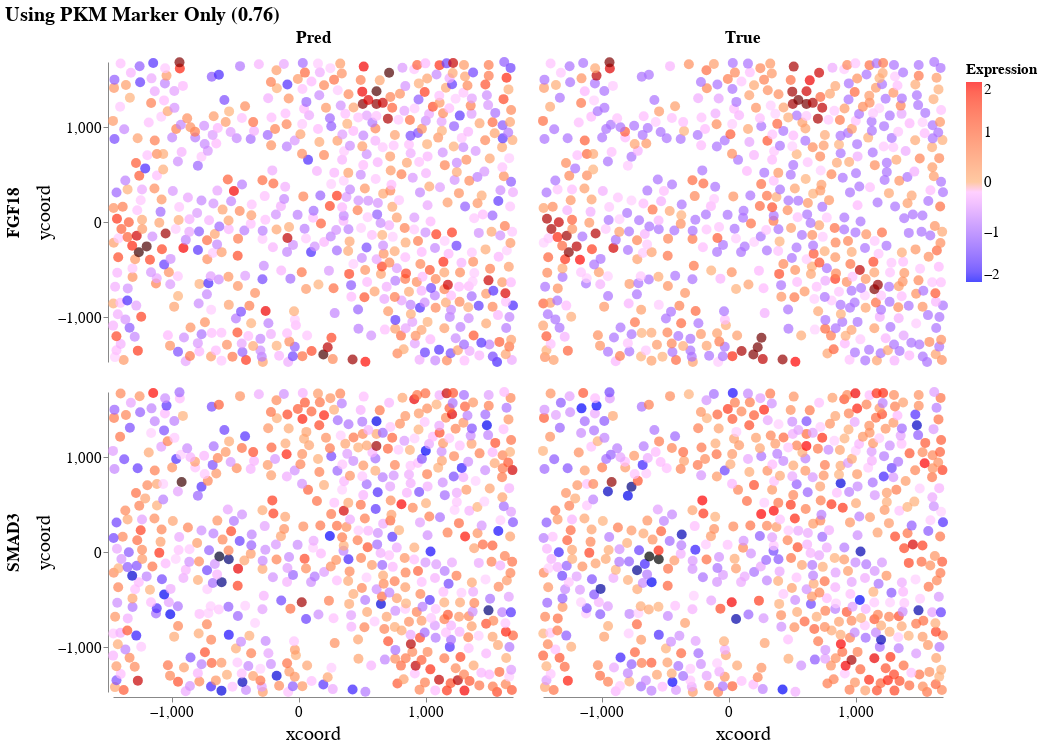

This figure's notebook cell:
### Markdown cell above
## Reconstruction with a Single, Set Marker

Here we attempt reconstruction with a single gene.

### Code cell
# construct tissue
tissue = novosparc.cm.Tissue(dataset=dataset, locations=locations)

# params
idx = np.arange(ngenes)
alpha_linear = 1.0
df_marker = df_dge # using expression from data as markers

# using a specific gene, e.g. PKM
marker_name = 'PKM'
marker_idx = np.where(genenames == marker_name)[0]
marker_names = [marker_name]

# compute linear cost only
tissue.setup_linear_cost(marker_idx, df_marker[marker_names].values)

# reconstruct
tissue.reconstruct(alpha_linear=alpha_linear, verbose=False)

df_sdge = pd.DataFrame(tissue.sdge.T, columns=genenames)

gene_corrs = comp_corr(df_dge, df_sdge)

df_sp_pred = pd.concat((df_sdge[gois].astype('float32'), pd.DataFrame(locations, columns=coords_cols)), 1)
df_sp_pred['true_pred'] = 'Pred'

tit = 'Using %s Marker Only (%.02f)' %  (marker_name, get_corrs_median(gene_corrs))
pl_single_marker = plot_df_sp(pd.concat((df_sp_true, df_sp_pred),0), tit=tit, fname='gois_pred_using_%s.html' % marker_name)

### Figure 1 — Vega-Lite specification as saved in the notebook (floating-point values rounded to 4 significant figures; data arrays with more than 128 entries replaced by an {"elided": "..."} marker saying what was removed)
{"config": {"view": {"continuousWidth": 400, "continuousHeight": 300, "strokeOpacity": 0}, "axis": {"labelFontSize": 15, "titleFontSize": 20, "titleFontWeight": "normal"}, "legend": {"labelFontSize": 15, "titleFontSize": 15}, "title": {"fontSize": 20}}, "data": {"name": "data-3087c718c6eb27f9e5773e81e5e5d932"}, "mark": {"type": "circle", "size": 100}, "encoding": {"color": {"type": "quantitative", "field": "Expression", "scale": {"domain": [-2, 0, 2], "range": ["blue", "white", "red"]}}, "column": {"type": "nominal", "field": "true_pred", "header": {"labelFontSize": 17, "labelFontWeight": "bold"}, "title": null}, "row": {"type": "nominal", "field": "goi", "header": {"labelFontSize": 17, "labelFontWeight": "bold"}, "sort": null, "title": null}, "x": {"type": "quantitative", "axis": {"grid": false, "values": [-1000, 0, 1000]}, "field": "xcoord", "scale": {"nice": false}}, "y": {"type": "quantitative", "axis": {"grid": false, "values": [-1000, 0, 1000]}, "field": "ycoord", "scale": {"nice": false}}}, "title": "Using PKM Marker Only (0.76)", "transform": [{"fold": ["FGF18", "SMAD3"], "as": ["goi", "Expression"]}], "$schema": "https://vega.github.io/schema/vega-lite/v4.8.1.json", "datasets": {"data-3087c718c6eb27f9e5773e81e5e5d932": {"elided": "1290 records"}}}
